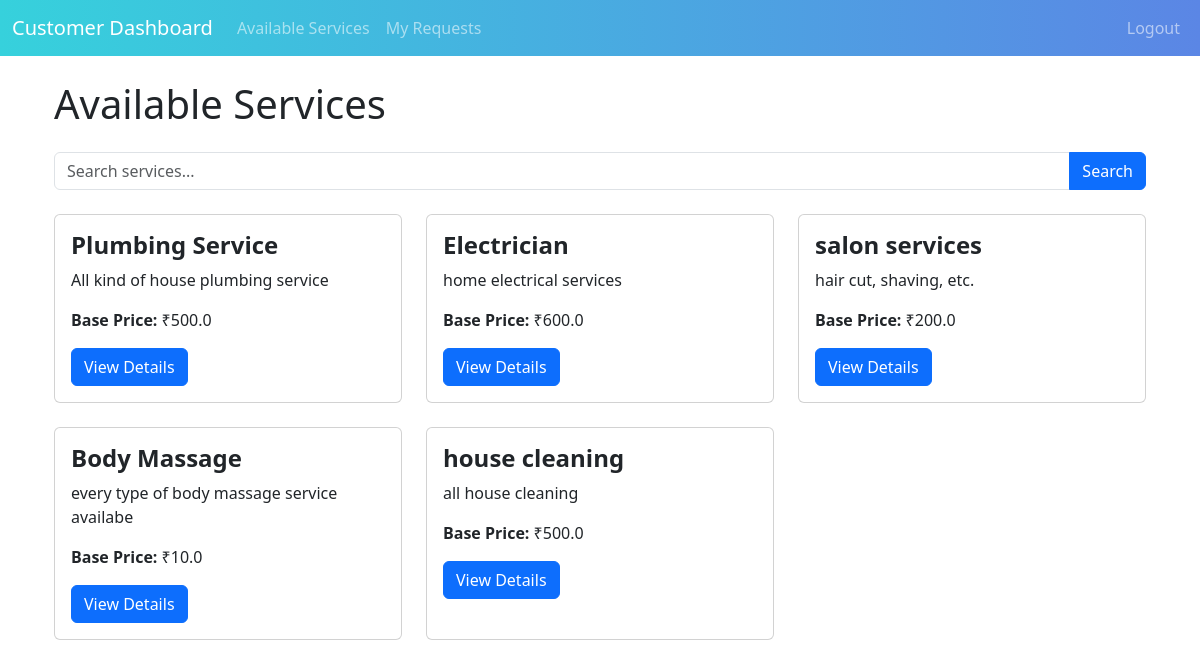
The app's page /customer/dashboard (signed in) with its own data.
### app/models.py (models this page shows)
class Service(db.Model):
    id = db.Column(db.Integer, primary_key=True)
    name = db.Column(db.String(100), nullable=False)
    base_price = db.Column(db.Float, nullable=False)
    description = db.Column(db.Text)

### app/routes/customer.py (the view)
@customer_bp.route('/dashboard')
@login_required
def dashboard():
    if current_user.user_type != 'customer':
        flash('Access denied. This page is for customers only.', 'danger')
        return redirect(url_for('main.index'))
    search_query = request.args.get('search', '')
    if search_query:
        services = Service.query.filter(Service.name.ilike(f'%{search_query}%')).all()
    else:
        services = Service.query.all()
    return render_template('customer/dashboard.html', services=services, search_query=search_query)

### app/models.py (called while the page is built)
@login_manager.user_loader
def load_user(user_id):
    return User.query.get(int(user_id))

### app/templates/customer/dashboard.html (shortened to what this page needs)
{% extends "customer/customer_base.html" %}
{% block content %}
<div class="container mt-4">
    <h1 class="mb-4">Available Services</h1>
    <form action="{{ url_for('customer.dashboard') }}" method="GET" class="mb-4">
        <div class="input-group">
            <input type="text" class="form-control" placeholder="Search services..." name="search" value="{{ search_query }}">
            <button class="btn btn-primary" type="submit">Search</button>
        </div>
    </form>
    <div class="row">
        {% for service in services %}
        <div class="col-md-4 mb-4">
            <div class="card service-card">
                <div class="card-body">
                    <h5 class="card-title service-name">{{ service.name }}</h5>
                    <p class="card-text">{{ service.description }}</p>
                    <p class="card-text"><strong>Base Price:</strong> ₹{{ service.base_price }}</p>
                    <a href="{{ url_for('customer.service_details', service_id=service.id) }}" class="btn btn-primary">View Details</a>
                </div>
            </div>
        </div>
        {% endfor %}
    </div>
</div>
{% endblock %}

### app/templates/customer/customer_base.html (style rules this page uses)
body { background: #ffffff; min-height: 100vh; }

### app/templates/customer/dashboard.html (style rules this page uses)
.service-card { height: 100%; }
.service-name { font-size: 1.5rem; font-weight: bold; margin-bottom: 0.5rem; overflow: hidden; text-overflow: ellipsis; white-space: nowrap; }

### records on screen
Service: name "Plumbing Service", description "All kind of house plumbing service", base_price "500.0"
Service: name "Electrician", description "home electrical services", base_price "600.0"
Service: name "salon services", description "hair cut, shaving, etc.", base_price "200.0"
Service: name "Body Massage", description "every type of body massage service availabe", base_price "10.0"
Service: name "house cleaning", description "all house cleaning", base_price "500.0"
